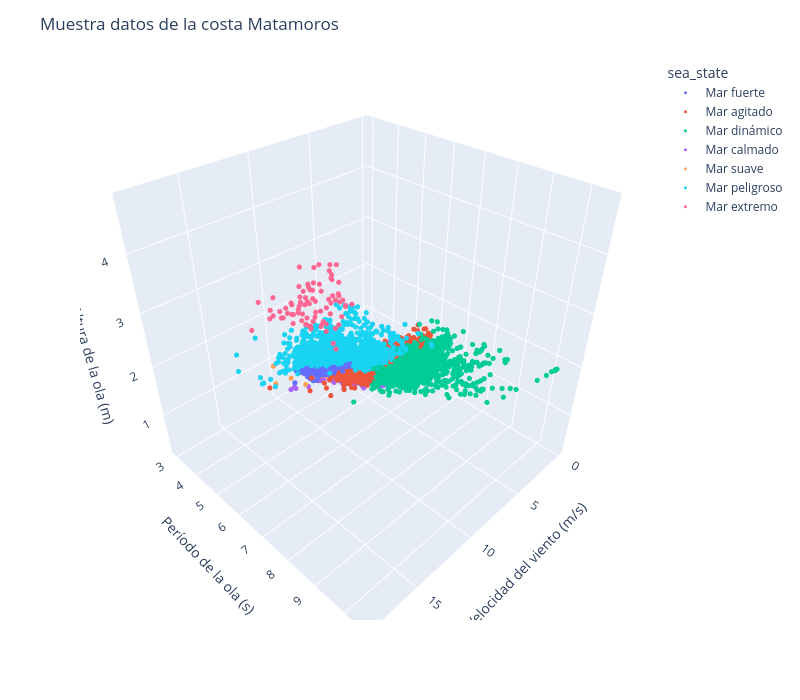

This figure's notebook cell:
### Code cell
fig = px.scatter_3d(
    data_sample, 
    x='wind_speed_ms',
    y='wave_period_s',
    z='wave_height_m',
    color='sea_state'
)
fig.update_layout(
    title=f'Muestra datos de la costa {costa}',
    uirevision='constant',
    scene=dict(
        xaxis_title='Velocidad del viento (m/s)',
        yaxis_title='Período de la ola (s)',
        zaxis_title='Altura de la ola (m)',
        aspectmode='cube'
    ),
    width=800, 
    height=700
)
fig.update_traces(marker=dict(size=3))
fig.show()

### Figure 1 — Plotly figure (JSON) as saved in the notebook; plotly's stock layout.template omitted (floating-point values rounded to 4 significant figures; data arrays with more than 128 entries replaced by an {"elided": "..."} marker saying what was removed)
{"data": [{"hovertemplate": "sea_state=Mar fuerte<br>wind_speed_ms=%{x}<br>wave_period_s=%{y}<br>wave_height_m=%{z}<extra></extra>", "legendgroup": "Mar fuerte", "marker": {"color": "#636efa", "size": 3, "symbol": "circle"}, "mode": "markers", "name": "Mar fuerte", "scene": "scene", "showlegend": true, "type": "scatter3d", "x": {"elided": "2344 float values"}, "y": {"elided": "2344 float values"}, "z": {"elided": "2344 float values"}}, {"hovertemplate": "sea_state=Mar agitado<br>wind_speed_ms=%{x}<br>wave_period_s=%{y}<br>wave_height_m=%{z}<extra></extra>", "legendgroup": "Mar agitado", "marker": {"color": "#EF553B", "size": 3, "symbol": "circle"}, "mode": "markers", "name": "Mar agitado", "scene": "scene", "showlegend": true, "type": "scatter3d", "x": {"elided": "1961 float values"}, "y": {"elided": "1961 float values"}, "z": {"elided": "1961 float values"}}, {"hovertemplate": "sea_state=Mar dinámico<br>wind_speed_ms=%{x}<br>wave_period_s=%{y}<br>wave_height_m=%{z}<extra></extra>", "legendgroup": "Mar dinámico", "marker": {"color": "#00cc96", "size": 3, "symbol": "circle"}, "mode": "markers", "name": "Mar dinámico", "scene": "scene", "showlegend": true, "type": "scatter3d", "x": {"elided": "1333 float values"}, "y": {"elided": "1333 float values"}, "z": {"elided": "1333 float values"}}, {"hovertemplate": "sea_state=Mar calmado<br>wind_speed_ms=%{x}<br>wave_period_s=%{y}<br>wave_height_m=%{z}<extra></extra>", "legendgroup": "Mar calmado", "marker": {"color": "#ab63fa", "size": 3, "symbol": "circle"}, "mode": "markers", "name": "Mar calmado", "scene": "scene", "showlegend": true, "type": "scatter3d", "x": {"elided": "3130 float values"}, "y": {"elided": "3130 float values"}, "z": {"elided": "3130 float values"}}, {"hovertemplate": "sea_state=Mar suave<br>wind_speed_ms=%{x}<br>wave_period_s=%{y}<br>wave_height_m=%{z}<extra></extra>", "legendgroup": "Mar suave", "marker": {"color": "#FFA15A", "size": 3, "symbol": "circle"}, "mode": "markers", "name": "Mar suave", "scene": "scene", "showlegend": true, "type": "scatter3d", "x": {"elided": "2380 float values"}, "y": {"elided": "2380 float values"}, "z": {"elided": "2380 float values"}}, {"hovertemplate": "sea_state=Mar peligroso<br>wind_speed_ms=%{x}<br>wave_period_s=%{y}<br>wave_height_m=%{z}<extra></extra>", "legendgroup": "Mar peligroso", "marker": {"color": "#19d3f3", "size": 3, "symbol": "circle"}, "mode": "markers", "name": "Mar peligroso", "scene": "scene", "showlegend": true, "type": "scatter3d", "x": {"elided": "1031 float values"}, "y": {"elided": "1031 float values"}, "z": {"elided": "1031 float values"}}, {"hovertemplate": "sea_state=Mar extremo<br>wind_speed_ms=%{x}<br>wave_period_s=%{y}<br>wave_height_m=%{z}<extra></extra>", "legendgroup": "Mar extremo", "marker": {"color": "#FF6692", "size": 3, "symbol": "circle"}, "mode": "markers", "name": "Mar extremo", "scene": "scene", "showlegend": true, "type": "scatter3d", "x": [14.0, 14.25, 15.1, 15.45, 15.48, 15.74, 15.78, 15.65, 15.3, 14.13, 14.29, 14.51, 13.86, 13.79, 14.32, 14.41, 14.51, 15.4, 18.5, 17.13, 15.93, 16.41, 15.83, 15.42, 14.54, 14.02, 13.89, 13.85, 13.97, 13.66, 14.86, 16.0, 15.8, 15.25, 15.37, 14.73, 15.02, 14.97, 14.81, 14.32, 14.16, 13.77, 16.81, 16.45, 15.73, 15.19, 14.57, 14.13, 14.02, 14.26, 14.48, 14.31, 14.13, 14.0, 13.7, 15.12, 15.11, 15.15, 15.36, 15.64, 15.84, 16.53, 15.78, 15.58, 15.34, 15.18, 14.92, 13.96, 14.12, 13.75, 15.64, 16.36, 15.53, 15.63, 16.22, 17.01, 16.31, 16.01, 15.7, 15.28, 15.08], "y": [6.86, 6.97, 7.11, 7.19, 7.3, 7.43, 7.57, 7.68, 7.85, 7.87, 7.85, 7.81, 7.79, 7.2, 7.83, 7.79, 7.62, 7.44, 7.25, 7.24, 7.22, 7.11, 7.02, 7.0, 7.01, 7.81, 7.85, 7.96, 8.01, 8.07, 8.03, 8.05, 8.1, 8.16, 8.19, 8.11, 8.09, 8.05, 8.0, 7.98, 7.9, 7.84, 6.57, 7.84, 7.88, 7.84, 7.77, 7.6, 6.96, 7.15, 7.29, 7.37, 7.48, 6.68, 7.55, 7.03, 7.25, 7.41, 7.53, 7.61, 7.66, 7.83, 7.73, 7.69, 7.65, 7.56, 7.51, 7.37, 7.27, 7.15, 6.25, 6.71, 7.01, 7.08, 7.07, 7.22, 7.02, 7.07, 7.12, 7.15, 7.14], "z": [3.32, 3.42, 3.65, 3.83, 4.02, 4.16, 4.28, 4.35, 4.4, 4.15, 4.07, 4.04, 3.98, 3.51, 3.32, 3.41, 3.56, 3.71, 3.94, 3.99, 3.87, 3.84, 3.82, 3.75, 3.6, 3.66, 3.78, 3.96, 4.0, 4.0, 4.24, 4.74, 4.77, 4.73, 4.67, 4.67, 4.56, 4.5, 4.45, 4.36, 4.13, 4.01, 3.97, 4.74, 4.47, 4.29, 4.09, 3.78, 3.47, 3.62, 3.76, 3.78, 3.84, 3.34, 3.49, 3.8, 3.93, 4.0, 4.05, 4.13, 4.22, 4.49, 4.42, 4.31, 4.27, 4.11, 4.03, 3.54, 3.49, 3.46, 3.5, 3.84, 3.94, 3.66, 3.81, 4.23, 3.9, 3.93, 3.96, 3.9, 3.76]}], "layout": {"height": 700, "legend": {"title": {"text": "sea_state"}, "tracegroupgap": 0}, "margin": {"t": 60}, "scene": {"aspectmode": "cube", "domain": {"x": [0, 1], "y": [0, 1]}, "xaxis": {"title": {"text": "Velocidad del viento (m/s)"}}, "yaxis": {"title": {"text": "Período de la ola (s)"}}, "zaxis": {"title": {"text": "Altura de la ola (m)"}}}, "title": {"text": "Muestra datos de la costa Matamoros"}, "uirevision": "constant", "width": 800}}
